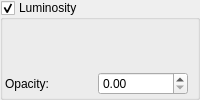
           <widget class="MyGroupBox" name="groupCheck_luminosity_gradient_enable">
            <property name="title">
             <string>Luminosity</string>
            </property>
            <property name="checkable">
             <bool>true</bool>
            </property>
            <layout class="QVBoxLayout" name="verticalLayout_17">
             <property name="spacing">
              <number>2</number>
             </property>
             <property name="leftMargin">
              <number>2</number>
             </property>
             <property name="topMargin">
              <number>2</number>
             </property>
             <property name="rightMargin">
              <number>2</number>
             </property>
             <property name="bottomMargin">
              <number>2</number>
             </property>
             <item>
              <widget class="cGradientEditWidget" name="colorpalette_luminosity_gradient" native="true">
               <property name="toolTip">
                <string>&lt;html&gt;&lt;head/&gt;&lt;body&gt;&lt;p&gt;Gradient which defines the luminosity of the fractal.&lt;/p&gt;&lt;p&gt;Higher brighness of gradient colors provides a higher luminosity.&lt;/p&gt;&lt;p&gt;This effect works only when the luminosity value is greater than zero.&lt;/p&gt;&lt;p&gt;To illuminate other objects by this gradient, &lt;span style=&quot; font-style:italic;&quot;&gt;Monte Carlo Algorithm&lt;/span&gt; / &lt;span style=&quot; font-style:italic;&quot;&gt;Calculate MC Global Illumination &lt;/span&gt;must be enabled.&lt;/p&gt;&lt;/body&gt;&lt;/html&gt;</string>
               </property>
              </widget>
             </item>
             <item>
              <layout class="QHBoxLayout" name="horizontalLayout_luminosity_opacity">
               <item>
                <widget class="QLabel" name="label_luminosity_gradient_opacity">
                 <property name="text">
                  <string>Opacity:</string>
                 </property>
                </widget>
               </item>
               <item>
                <widget class="MyDoubleSpinBox" name="spinbox_luminosity_gradient_opacity">
                 <property name="toolTip">
                  <string>Controls the gradient blend strength (0.0 = no effect, 1.0 = full gradient)</string>
                 </property>
                </widget>
               </item>
               <item>
                <spacer name="horizontalSpacer_luminosity_opacity">
                 <property name="orientation">
                  <enum>Qt::Horizontal</enum>
                 </property>
                </spacer>
               </item>
              </layout>
             </item>
            </layout>
           </widget>
